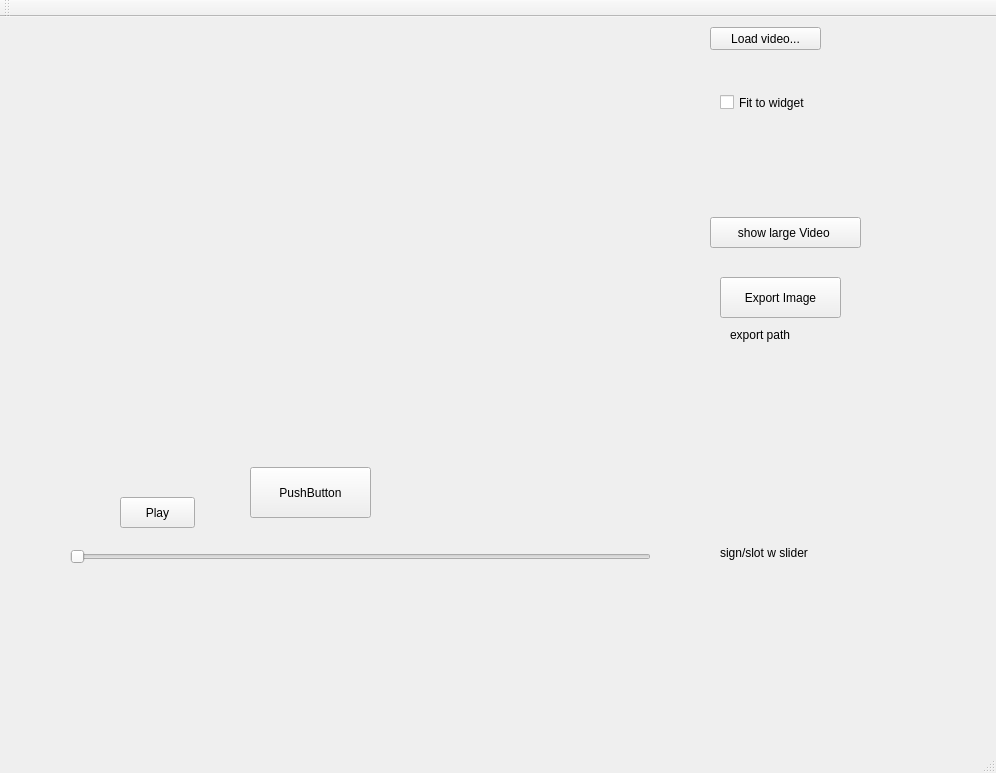
<?xml version="1.0" encoding="UTF-8"?>
<ui version="4.0">
 <class>VFMainWindowClass</class>
 <widget class="QMainWindow" name="VFMainWindowClass">
  <property name="geometry">
   <rect>
    <x>0</x>
    <y>0</y>
    <width>996</width>
    <height>773</height>
   </rect>
  </property>
  <property name="windowTitle">
   <string>VFMainWindow</string>
  </property>
  <widget class="QWidget" name="centralWidget">
   <widget class="QPushButton" name="pushButton_play">
    <property name="geometry">
     <rect>
      <x>120</x>
      <y>480</y>
      <width>75</width>
      <height>31</height>
     </rect>
    </property>
    <property name="text">
     <string>Play</string>
    </property>
   </widget>
   <widget class="QLabel" name="label_exportPath">
    <property name="geometry">
     <rect>
      <x>730</x>
      <y>310</y>
      <width>101</width>
      <height>16</height>
     </rect>
    </property>
    <property name="text">
     <string>export path</string>
    </property>
   </widget>
   <widget class="QPushButton" name="pushButton_loadVideo">
    <property name="geometry">
     <rect>
      <x>710</x>
      <y>10</y>
      <width>111</width>
      <height>23</height>
     </rect>
    </property>
    <property name="text">
     <string>Load video...</string>
    </property>
   </widget>
   <widget class="QLabel" name="label_framecount">
    <property name="geometry">
     <rect>
      <x>720</x>
      <y>520</y>
      <width>181</width>
      <height>31</height>
     </rect>
    </property>
    <property name="text">
     <string>sign/slot w slider</string>
    </property>
   </widget>
   <widget class="QPushButton" name="pushButton">
    <property name="geometry">
     <rect>
      <x>250</x>
      <y>450</y>
      <width>121</width>
      <height>51</height>
     </rect>
    </property>
    <property name="text">
     <string>PushButton</string>
    </property>
   </widget>
   <widget class="QSlider" name="horizontalSlider_timeline">
    <property name="geometry">
     <rect>
      <x>70</x>
      <y>530</y>
      <width>581</width>
      <height>19</height>
     </rect>
    </property>
    <property name="maximum">
     <number>200</number>
    </property>
    <property name="orientation">
     <enum>Qt::Horizontal</enum>
    </property>
   </widget>
   <widget class="QCheckBox" name="checkBox_resizeVideo">
    <property name="geometry">
     <rect>
      <x>720</x>
      <y>70</y>
      <width>171</width>
      <height>31</height>
     </rect>
    </property>
    <property name="text">
     <string>Fit to widget</string>
    </property>
   </widget>
   <widget class="QPushButton" name="pushButton_showVideo">
    <property name="geometry">
     <rect>
      <x>710</x>
      <y>200</y>
      <width>151</width>
      <height>31</height>
     </rect>
    </property>
    <property name="text">
     <string>show large Video </string>
    </property>
   </widget>
   <widget class="CVImageWidget" name="widget_video" native="true">
    <property name="geometry">
     <rect>
      <x>10</x>
      <y>0</y>
      <width>681</width>
      <height>441</height>
     </rect>
    </property>
   </widget>
   <widget class="QPushButton" name="pushButton_exportStillImage">
    <property name="geometry">
     <rect>
      <x>720</x>
      <y>260</y>
      <width>121</width>
      <height>41</height>
     </rect>
    </property>
    <property name="text">
     <string>Export Image</string>
    </property>
   </widget>
  </widget>
  <widget class="QMenuBar" name="menuBar">
   <property name="geometry">
    <rect>
     <x>0</x>
     <y>0</y>
     <width>996</width>
     <height>31</height>
    </rect>
   </property>
  </widget>
  <widget class="QToolBar" name="mainToolBar">
   <attribute name="toolBarArea">
    <enum>TopToolBarArea</enum>
   </attribute>
   <attribute name="toolBarBreak">
    <bool>false</bool>
   </attribute>
  </widget>
  <widget class="QStatusBar" name="statusBar"/>
 </widget>
 <layoutdefault spacing="6" margin="11"/>
 <customwidgets>
  <customwidget>
   <class>CVImageWidget</class>
   <extends>QWidget</extends>
   <header>cvimagewidget.h</header>
   <container>1</container>
  </customwidget>
 </customwidgets>
 <resources>
  <include location="vfmainwindow.qrc"/>
 </resources>
 <connections>
  <connection>
   <sender>horizontalSlider_timeline</sender>
   <signal>valueChanged(int)</signal>
   <receiver>label_framecount</receiver>
   <slot>setNum(int)</slot>
   <hints>
    <hint type="sourcelabel">
     <x>381</x>
     <y>578</y>
    </hint>
    <hint type="destinationlabel">
     <x>760</x>
     <y>573</y>
    </hint>
   </hints>
  </connection>
 </connections>
</ui>
